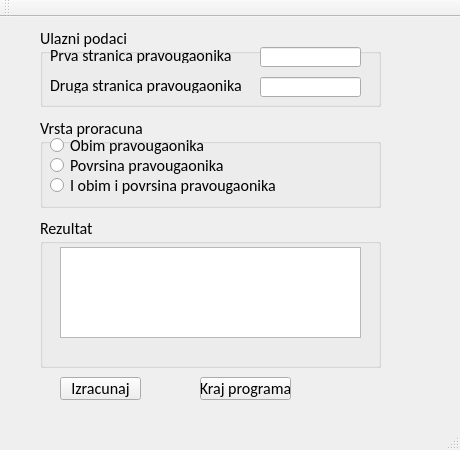
<?xml version="1.0" encoding="UTF-8"?>
<ui version="4.0">
 <class>MainWindow</class>
 <widget class="QMainWindow" name="MainWindow">
  <property name="geometry">
   <rect>
    <x>0</x>
    <y>0</y>
    <width>460</width>
    <height>450</height>
   </rect>
  </property>
  <property name="font">
   <font>
    <family>Calibri</family>
    <pointsize>12</pointsize>
   </font>
  </property>
  <property name="windowTitle">
   <string>MainWindow</string>
  </property>
  <widget class="QWidget" name="centralWidget">
   <widget class="QGroupBox" name="groupBox">
    <property name="geometry">
     <rect>
      <x>40</x>
      <y>10</y>
      <width>341</width>
      <height>80</height>
     </rect>
    </property>
    <property name="title">
     <string>Ulazni podaci</string>
    </property>
    <widget class="QLabel" name="label">
     <property name="geometry">
      <rect>
       <x>10</x>
       <y>20</y>
       <width>181</width>
       <height>16</height>
      </rect>
     </property>
     <property name="text">
      <string>Prva stranica pravougaonika</string>
     </property>
    </widget>
    <widget class="QLabel" name="label_2">
     <property name="geometry">
      <rect>
       <x>10</x>
       <y>50</y>
       <width>191</width>
       <height>16</height>
      </rect>
     </property>
     <property name="text">
      <string>Druga stranica pravougaonika</string>
     </property>
    </widget>
    <widget class="QLineEdit" name="lineEdit">
     <property name="geometry">
      <rect>
       <x>220</x>
       <y>20</y>
       <width>101</width>
       <height>20</height>
      </rect>
     </property>
    </widget>
    <widget class="QLineEdit" name="lineEdit_2">
     <property name="geometry">
      <rect>
       <x>220</x>
       <y>50</y>
       <width>101</width>
       <height>20</height>
      </rect>
     </property>
    </widget>
   </widget>
   <widget class="QGroupBox" name="groupBox_2">
    <property name="geometry">
     <rect>
      <x>40</x>
      <y>100</y>
      <width>341</width>
      <height>91</height>
     </rect>
    </property>
    <property name="title">
     <string>Vrsta proracuna</string>
    </property>
    <widget class="QRadioButton" name="radioButton">
     <property name="geometry">
      <rect>
       <x>10</x>
       <y>20</y>
       <width>171</width>
       <height>17</height>
      </rect>
     </property>
     <property name="text">
      <string>Obim pravougaonika</string>
     </property>
    </widget>
    <widget class="QRadioButton" name="radioButton_2">
     <property name="geometry">
      <rect>
       <x>10</x>
       <y>40</y>
       <width>181</width>
       <height>17</height>
      </rect>
     </property>
     <property name="text">
      <string>Povrsina pravougaonika</string>
     </property>
    </widget>
    <widget class="QRadioButton" name="radioButton_3">
     <property name="geometry">
      <rect>
       <x>10</x>
       <y>60</y>
       <width>231</width>
       <height>17</height>
      </rect>
     </property>
     <property name="text">
      <string>I obim i povrsina pravougaonika</string>
     </property>
    </widget>
   </widget>
   <widget class="QGroupBox" name="groupBox_3">
    <property name="geometry">
     <rect>
      <x>40</x>
      <y>200</y>
      <width>341</width>
      <height>151</height>
     </rect>
    </property>
    <property name="title">
     <string>Rezultat</string>
    </property>
    <widget class="QTextEdit" name="textEdit">
     <property name="geometry">
      <rect>
       <x>20</x>
       <y>30</y>
       <width>301</width>
       <height>91</height>
      </rect>
     </property>
     <property name="readOnly">
      <bool>true</bool>
     </property>
    </widget>
   </widget>
   <widget class="QPushButton" name="pushButton">
    <property name="geometry">
     <rect>
      <x>60</x>
      <y>360</y>
      <width>81</width>
      <height>23</height>
     </rect>
    </property>
    <property name="text">
     <string>Izracunaj</string>
    </property>
   </widget>
   <widget class="QPushButton" name="pushButton_2">
    <property name="geometry">
     <rect>
      <x>200</x>
      <y>360</y>
      <width>91</width>
      <height>23</height>
     </rect>
    </property>
    <property name="text">
     <string>Kraj programa</string>
    </property>
   </widget>
  </widget>
  <widget class="QMenuBar" name="menuBar">
   <property name="geometry">
    <rect>
     <x>0</x>
     <y>0</y>
     <width>460</width>
     <height>26</height>
    </rect>
   </property>
  </widget>
  <widget class="QToolBar" name="mainToolBar">
   <attribute name="toolBarArea">
    <enum>TopToolBarArea</enum>
   </attribute>
   <attribute name="toolBarBreak">
    <bool>false</bool>
   </attribute>
  </widget>
  <widget class="QStatusBar" name="statusBar"/>
 </widget>
 <layoutdefault spacing="6" margin="11"/>
 <resources/>
 <connections/>
</ui>
